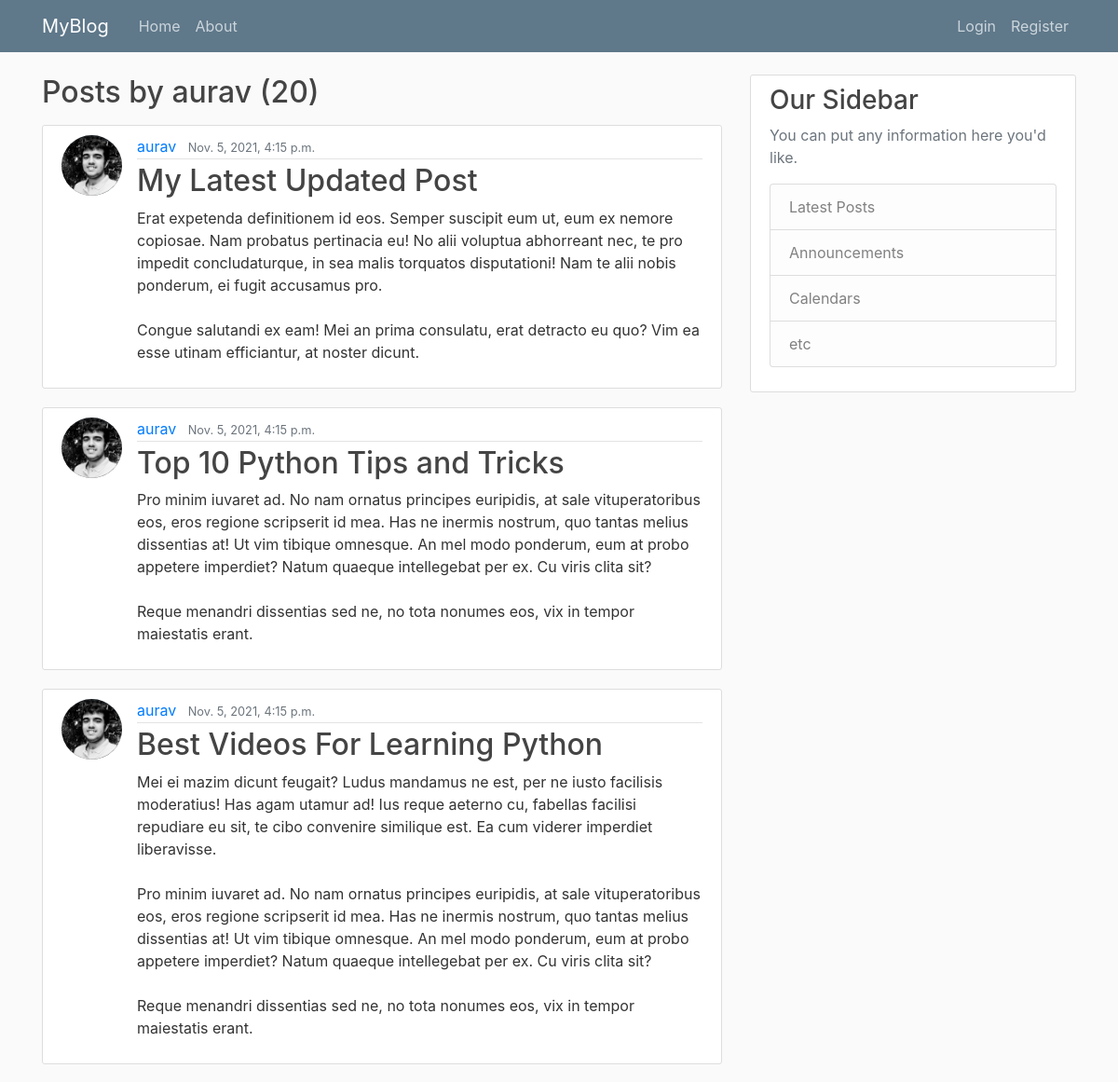
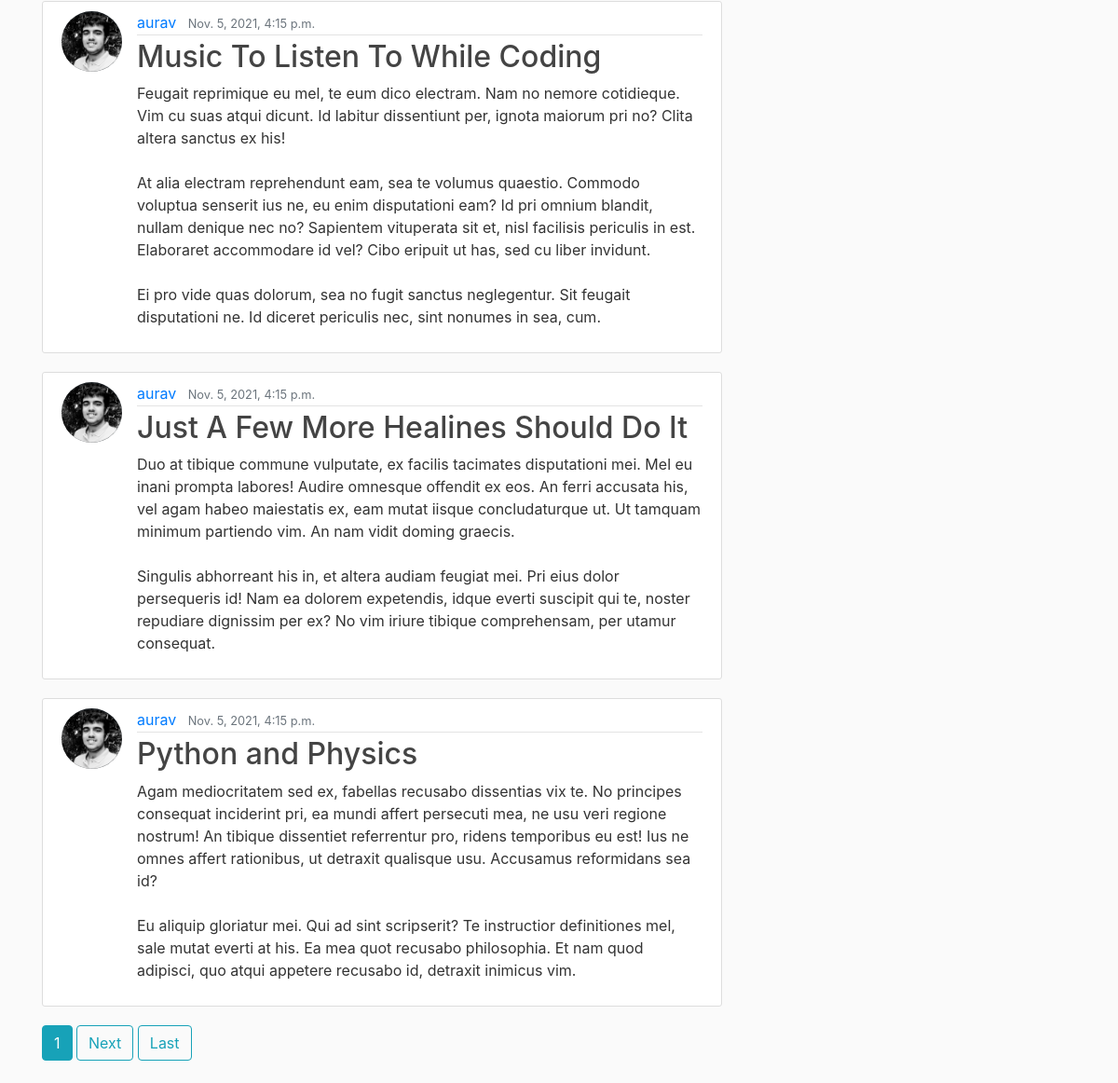
The app's page /user/aurav with its own data (2 pictures, top to bottom).
### myBlog/models.py (models this page shows, shortened)
class Post(models.Model):
    title = models.CharField(max_length=100)
    content = models.TextField()
    date_posted = models.DateTimeField(default=timezone.now)
    author = models.ForeignKey(User, on_delete=models.CASCADE)

### users/models.py (models this page shows, shortened)
class Profile(models.Model):
    user = models.OneToOneField(User, on_delete=models.CASCADE)
    image = models.ImageField(default='default.jpeg', upload_to='profile_pics')

### myBlog/views.py (the view)
# urls.py: path('user/<str:username>', UserPostListView.as_view(), name='user-posts'),
class UserPostListView(ListView):
    model = Post
    template_name = 'myBlog/user_posts.html'  # app/model_viewtype.html
    context_object_name = 'posts'
    paginate_by = 6
    def get_queryset(self):
        user = get_object_or_404(User, username = self.kwargs.get('username'))
        return Post.objects.filter(author=user).order_by('-date_posted')

### myBlog/templates/myBlog/user_posts.html (shortened to what this page needs)
{% extends "myBlog/base.html" %}
{% block content %}
<h2 class = "mb-3">Posts by {{ view.kwargs.username }} ({{ page_obj.paginator.count }})</h2>
{% for post in posts %}
      <article class="media content-section">
        <img class = "rounded-circle article-img" src = " {{ post.author.profile.image.url }}">
        <div class="media-body">
          <div class="article-metadata">
            <a class="mr-2" href="{% url 'user-posts' post.author.username %}">{{ post.author }}</a>
            <small class="text-muted">{{ post.date_posted }}</small>
          </div>
          <h2><a class="article-title" href="{% url 'post-detail' post.id %}">{{ post.title }}</a></h2>
          <p class="article-content">{{ post.content }}</p>
        </div>
      </article>
{% endfor %}
{% if is_paginated %}
  {% for num in page_obj.paginator.page_range %}
    {% if page_obj.number == num %}
      <a class = "btn btn-info mb-4" href = "?page= {{ num }}">{{ num }}</a>
    {% elif num > page_obj.number|add:'-3' and num > page_obj.number|add:'3' %}
      <a class = "btn btn-outline-info mb-4" href = "?page= {{ num }}">{{ num }}</a>
    {% endif %}
  {% endfor %}
  {% if page_obj.has_next %}
    <a class = "btn btn-outline-info mb-4" href = "?page={{ page_obj.next_page_number }}">Next</a>
    <a class = "btn btn-outline-info mb-4" href = "?page={{ page_obj.paginator.num_pages }}">Last</a>
  {% endif %}
{% endif %}
{% endblock content %}

### myBlog/templates/myBlog/base.html (shortened to what this page needs)
{% load static %}
<!DOCTYPE html>
<html>
    <head>
        <link rel="stylesheet" href="https://maxcdn.bootstrapcdn.com/bootstrap/4.0.0/css/bootstrap.min.css">
        <link rel="stylesheet" type="text/css" href="{% static 'myBlog/main.css' %}">
    </head>
    <body>
        <header class="site-header">
            <nav class="navbar navbar-expand-md navbar-dark bg-steel fixed-top">
              <div class="container">
                <a class="navbar-brand mr-4" href="{% url 'myBlog-home' %}">MyBlog</a>
                <div class="collapse navbar-collapse" id="navbarToggle">
                  <div class="navbar-nav mr-auto">
                    <a class="nav-item nav-link" href="{% url 'myBlog-home' %}">Home</a>
                    <a class="nav-item nav-link" href="{% url 'myBlog-about' %}">About</a>
                  </div>
                  <div class="navbar-nav">
                    {% if user.is_authenticated %}
                    <a class="nav-item nav-link" href="{% url 'post-create' %}">New Post</a>
                    <a class="nav-item nav-link" href="{% url 'profile' %}">Profile</a>
                    <a class="nav-item nav-link" href="{% url 'logout' %}">Logout</a>
                    {% else %}
                    <a class="nav-item nav-link" href="{% url 'login' %}">Login</a>
                    <a class="nav-item nav-link" href="{% url 'register' %}">Register</a>
                    {% endif %}
                  </div>
                </div>
              </div>
            </nav>
          </header>
          <main role="main" class="container">
            <div class="row">
              <div class="col-md-8">
                {% block content %}{% endblock %}
              </div>
              <div class="col-md-4">
                <div class="content-section">
                  <h3>Our Sidebar</h3>
                  <p class='text-muted'>You can put any information here you'd like.
                    <ul class="list-group">
                      <li class="list-group-item list-group-item-light">Latest Posts</li>
                      <li class="list-group-item list-group-item-light">Announcements</li>
                      <li class="list-group-item list-group-item-light">Calendars</li>
                      <li class="list-group-item list-group-item-light">etc</li>
                    </ul>
                  </p>
                </div>
              </div>
            </div>
          </main>
    </body>
</html>

### myBlog/static/myBlog/main.css (style rules this page uses)
body { background: #fafafa; color: #333333; margin-top: 5rem; }
h1, h2, h3, h4, h5, h6 { color: #444444; }
ul { margin: 0; }
.bg-steel { background-color: #5f788a; }
.site-header .navbar-nav .nav-link { color: #cbd5db; }
.content-section { background: #ffffff; padding: 10px 20px; border: 1px solid #dddddd; border-radius: 3px; margin-bottom: 20px; }
.article-title { color: #444444; }
.article-content { white-space: pre-line; }
.article-img { height: 65px; width: 65px; margin-right: 16px; }
.article-metadata { padding-bottom: 1px; margin-bottom: 4px; border-bottom: 1px solid #e3e3e3 }

### records on screen
Post: author.profile.image (picture), author "aurav", date_posted "Nov. 5, 2021, 4:15 p.m.", title "My Latest Updated Post", content "Erat expetenda definitionem id eos. Semper suscipit eum ut, eum ex nemore copiosae. Nam probatus pertinacia eu! No alii voluptua abhorreant nec, te pro impedit concludaturque, in sea malis torquatos disputationi! Nam te alii nobis ponderum, ei fugit accusamus pro. Congue salutandi ex eam! Mei an prima consulatu, erat detracto eu quo? Vim ea esse utinam efficiantur, at noster dicunt."
Post: author.profile.image (picture), author "aurav", date_posted "Nov. 5, 2021, 4:15 p.m.", title "Top 10 Python Tips and Tricks", content "Pro minim iuvaret ad. No nam ornatus principes euripidis, at sale vituperatoribus eos, eros regione scripserit id mea. Has ne inermis nostrum, quo tantas melius dissentias at! Ut vim tibique omnesque. An mel modo ponderum, eum at probo appetere imperdiet? Natum quaeque intellegebat per ex. Cu viris clita sit? Reque menandri dissentias sed ne, no tota nonumes eos, vix in tempor maiestatis erant."
Post: author.profile.image (picture), author "aurav", date_posted "Nov. 5, 2021, 4:15 p.m.", title "Best Videos For Learning Python", content "Mei ei mazim dicunt feugait? Ludus mandamus ne est, per ne iusto facilisis moderatius! Has agam utamur ad! Ius reque aeterno cu, fabellas facilisi repudiare eu sit, te cibo convenire similique est. Ea cum viderer imperdiet liberavisse. Pro minim iuvaret ad. No nam ornatus principes euripidis, at sale vituperatoribus eos, eros regione scripserit id mea. Has ne inermis nostrum, quo tantas melius dissentias at! Ut vim tibique omnesque. An mel modo ponderum, eum at probo appetere imperdiet? Natum quaeque intellegebat per ex. Cu viris clita sit? Reque menandri dissentias sed ne, no tota nonumes eos, vix in tempor maiestatis erant."
Post: author.profile.image (picture), author "aurav", date_posted "Nov. 5, 2021, 4:15 p.m.", title "Music To Listen To While Coding", content "Feugait reprimique eu mel, te eum dico electram. Nam no nemore cotidieque. Vim cu suas atqui dicunt. Id labitur dissentiunt per, ignota maiorum pri no? Clita altera sanctus ex his! At alia electram reprehendunt eam, sea te volumus quaestio. Commodo voluptua senserit ius ne, eu enim disputationi eam? Id pri omnium blandit, nullam denique nec no? Sapientem vituperata sit et, nisl facilisis periculis in est. Elaboraret accommodare id vel? Cibo eripuit ut has, sed cu liber invidunt. Ei pro vide quas dolorum, sea no fugit sanctus neglegentur. Sit feugait disputationi ne. Id diceret periculis nec, sint nonumes in sea, cum."
Post: author.profile.image (picture), author "aurav", date_posted "Nov. 5, 2021, 4:15 p.m.", title "Just A Few More Healines Should Do It", content "Duo at tibique commune vulputate, ex facilis tacimates disputationi mei. Mel eu inani prompta labores! Audire omnesque offendit ex eos. An ferri accusata his, vel agam habeo maiestatis ex, eam mutat iisque concludaturque ut. Ut tamquam minimum partiendo vim. An nam vidit doming graecis. Singulis abhorreant his in, et altera audiam feugiat mei. Pri eius dolor persequeris id! Nam ea dolorem expetendis, idque everti suscipit qui te, noster repudiare dignissim per ex? No vim iriure tibique comprehensam, per utamur consequat."
Post: author.profile.image (picture), author "aurav", date_posted "Nov. 5, 2021, 4:15 p.m.", title "Python and Physics", content "Agam mediocritatem sed ex, fabellas recusabo dissentias vix te. No principes consequat inciderint pri, ea mundi affert persecuti mea, ne usu veri regione nostrum! An tibique dissentiet referrentur pro, ridens temporibus eu est! Ius ne omnes affert rationibus, ut detraxit qualisque usu. Accusamus reformidans sea id? Eu aliquip gloriatur mei. Qui ad sint scripserit? Te instructior definitiones mel, sale mutat everti at his. Ea mea quot recusabo philosophia. Et nam quod adipisci, quo atqui appetere recusabo id, detraxit inimicus vim."

### other values on screen
{{ view.kwargs.username }} "aurav"
{{ page_obj.paginator.count }} "20"
{{ num }} "1"
